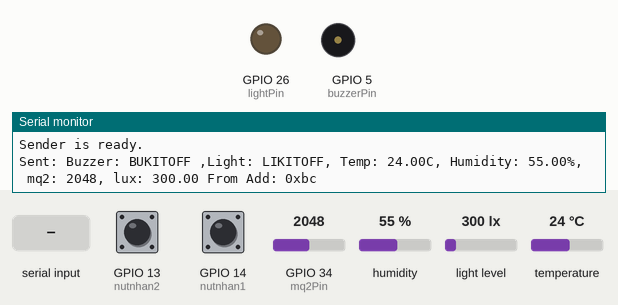
Recording of a program running on a simulated ESP32. Parts: output pins drawn as LEDs (lit = HIGH), buzzer (waves = sounding, pin HIGH), the last lines printed to the serial monitor. The test bench sets the inputs (shaded band); at power-on: GPIO 13 (nutnhan2) HIGH, GPIO 14 (nutnhan1) HIGH, GPIO 34 (mq2Pin) = 2048, humidity 55 %, light level 300 lx, temperature 24 °C.

Above: at 1.2 s.
1.3 s: GPIO 13 (nutnhan2) pulled LOW for 0.15 s
At 2.7 s:
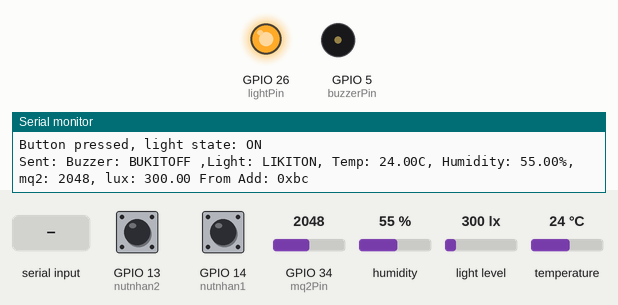
3.0 s: "BUKITON\n" received over the second serial link
At 4.3 s:
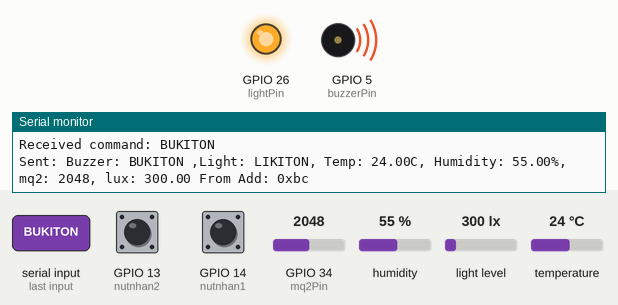
4.6 s: "LIKITOFF\n" received over the second serial link
At 5.8 s:
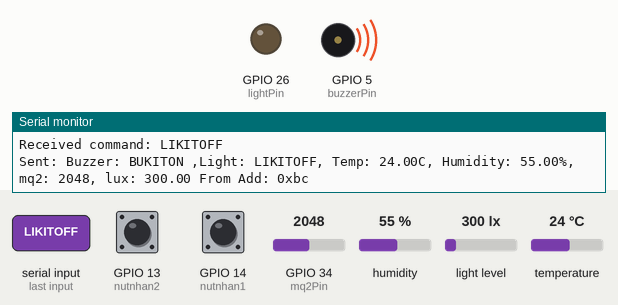
6.1 s: GPIO 14 (nutnhan1) pulled LOW for 0.15 s
At 7.8 s:
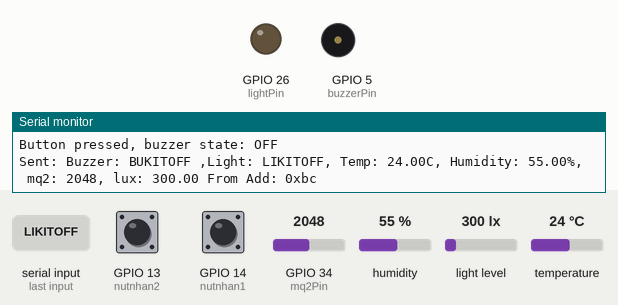
9.3 s: GPIO 14 (nutnhan1) pulled LOW for 0.15 s
At 10.1 s:
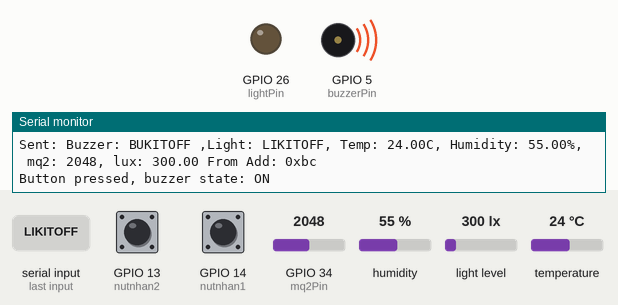
Timing chart, 0 to 12.0 s (numbered marks = the images above; inputs shaded):
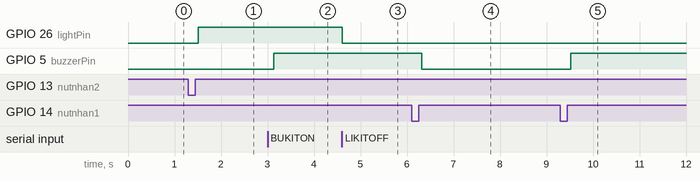

Measured:
- after the input at 1.3 s, GPIO 26 (lightPin): LOW → HIGH after 0.21 s
- after the input at 3.0 s, GPIO 5 (buzzerPin): LOW → HIGH after 0.13 s
- after the input at 4.6 s, GPIO 26 (lightPin): HIGH → LOW at once
- after the input at 6.1 s, GPIO 5 (buzzerPin): HIGH → LOW after 0.22 s
- after the input at 9.3 s, GPIO 5 (buzzerPin): LOW → HIGH after 0.22 s

The program:

main.cpp
```cpp
#include <Wire.h>
#include <HardwareSerial.h>
#include "OneButton.h"
#include <DHT.h>
#include "esp_task_wdt.h"
#include <BH1750.h>
#define DHTTYPE DHT11

String local_add = "0xbc";
int nutnhan1 = 14;
int nutnhan2 = 13;
const int lightPin = 26;
const int dhtPin = 19;
const int buzzerPin = 5;
const int mq2Pin = 34;
float temperature = 0.0;
float humidity = 0.0;
int buzzerState = 0;
int lightState = 0;
int mq2=0;
float lux=0.0;
OneButton button1(nutnhan1, true);
OneButton button2(nutnhan2, true);
HardwareSerial zigbeeSerial(2);
DHT dht(dhtPin, DHTTYPE);
BH1750 lightMeter;
void changeBuzzerState();
void readSensor();
void sendStatus();
void receiveCommand();
void changeLightState();
void changeBuzzerState();
void setup() {

  Serial.begin(9600);
  zigbeeSerial.begin(9600, SERIAL_8N1, 17, 16);
  Wire.begin();
  lightMeter.begin();
  pinMode(buzzerPin, OUTPUT);
  pinMode(lightPin, OUTPUT);
  dht.begin();
  digitalWrite(buzzerPin, LOW);
  digitalWrite(lightPin, LOW);
  button1.attachClick(changeBuzzerState);
  button2.attachClick(changeLightState);
  Serial.println("Sender is ready.");
  esp_task_wdt_init(2, true);
  esp_task_wdt_add(NULL);
}

void loop() {
  esp_task_wdt_reset();

  button1.tick();
  button2.tick();
  receiveCommand();
  delay(10);

  static unsigned long lastSensorRead = 0;
  static unsigned long lastStatusSend = 0;
  unsigned long currentMillis = millis();
  if (currentMillis - lastSensorRead >= 1000) {
    lastSensorRead = currentMillis;
    readSensor();
  }

  if (currentMillis - lastStatusSend >= 1000) {
    lastStatusSend = currentMillis;
    sendStatus();
  }
}

void changeBuzzerState() {
  buzzerState = !buzzerState;
  digitalWrite(buzzerPin, buzzerState ? HIGH : LOW);
  Serial.println("Button pressed, buzzer state: " + String(buzzerState ? "ON" : "OFF"));
}
void changeLightState() {
  lightState = !lightState;
  digitalWrite(lightPin, lightState ? HIGH : LOW);
  Serial.println("Button pressed, light state: " + String(lightState ? "ON" : "OFF"));
}
void readSensor() {
  temperature = dht.readTemperature();
  humidity = dht.readHumidity();
  mq2 = analogRead(mq2Pin);
  lux = lightMeter.readLightLevel();
}

void sendStatus() {
  String buzzerStateStr = buzzerState ? "BUKITON" : "BUKITOFF";
  String lightStateStr = lightState ? "LIKITON" : "LIKITOFF";
  String message = String("Buzzer: ") + buzzerStateStr + " ,"+
                  String("Light: ") + lightStateStr +
                   ", Temp: " + String(temperature) + "C" +
                   ", Humidity: " + String(humidity) + "%" +
                   ", mq2: " + String(mq2) +
                   ", lux: " + String(lux) +
                   " From Add: " + local_add;
  zigbeeSerial.println(message);
  Serial.println("Sent: " + message);
}

void receiveCommand() {
  if (zigbeeSerial.available()) {
    String command = zigbeeSerial.readStringUntil('\n');
    command.trim();
    Serial.println("Received command: " + command);
    if (command == "BUKITON") {
      buzzerState = 1;
      digitalWrite(buzzerPin, HIGH);
    } else if (command == "BUKITOFF") {
      buzzerState = 0;
      digitalWrite(buzzerPin, LOW);
    }else if (command == "LIKITON") {
      lightState = 1;
      digitalWrite(lightPin, HIGH);
    }else if (command == "LIKITOFF") {
      lightState = 0;
      digitalWrite(lightPin, LOW);
    }
  }
}
```
